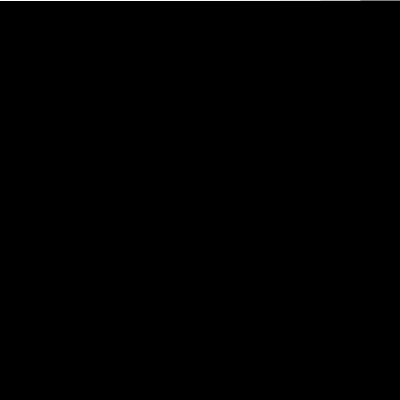
Frame 1 (no input)
Frame 60 (no input): identical to frame 1, image omitted
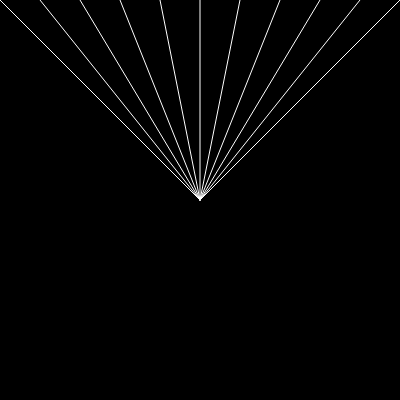
Frame 120 (the mouse pressed at the canvas centre since frame 60)

The p5.js sketch that drew these frames (run headless with seeded random() and noise() and a simulated clock; from frame 60 on, the mouse is pressed at the canvas centre):

// p5.js sketch
// ── sketch.js
let canvas = 400
function setup() {
  createCanvas(canvas, canvas);
}

function draw() {
  background(0);
  
  for (let x = canvas; x >= 0; x -= canvas/10){
    stroke ("white")
line (x, 0, mouseX, mouseY)
}
}
